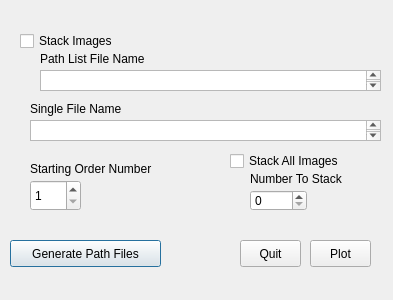
<?xml version="1.0" encoding="UTF-8"?>
<ui version="4.0">
 <class>Header</class>
 <widget class="QDialog" name="Header">
  <property name="geometry">
   <rect>
    <x>0</x>
    <y>0</y>
    <width>393</width>
    <height>300</height>
   </rect>
  </property>
  <property name="windowTitle">
   <string>Basic Spectral Plotter</string>
  </property>
  <widget class="QCheckBox" name="stackIm">
   <property name="geometry">
    <rect>
     <x>20</x>
     <y>30</y>
     <width>111</width>
     <height>22</height>
    </rect>
   </property>
   <property name="text">
    <string>Stack Images</string>
   </property>
  </widget>
  <widget class="QTextEdit" name="pathListInput">
   <property name="geometry">
    <rect>
     <x>40</x>
     <y>70</y>
     <width>341</width>
     <height>21</height>
    </rect>
   </property>
  </widget>
  <widget class="QLabel" name="pathListLabel">
   <property name="geometry">
    <rect>
     <x>40</x>
     <y>50</y>
     <width>161</width>
     <height>17</height>
    </rect>
   </property>
   <property name="text">
    <string>Path List File Name</string>
   </property>
  </widget>
  <widget class="QLabel" name="singleFileLabel">
   <property name="geometry">
    <rect>
     <x>30</x>
     <y>100</y>
     <width>121</width>
     <height>17</height>
    </rect>
   </property>
   <property name="text">
    <string>Single File Name</string>
   </property>
  </widget>
  <widget class="QTextEdit" name="singleFileInput">
   <property name="geometry">
    <rect>
     <x>30</x>
     <y>120</y>
     <width>351</width>
     <height>21</height>
    </rect>
   </property>
  </widget>
  <widget class="QSpinBox" name="numStack">
   <property name="geometry">
    <rect>
     <x>250</x>
     <y>190</y>
     <width>57</width>
     <height>21</height>
    </rect>
   </property>
  </widget>
  <widget class="QCheckBox" name="allStack">
   <property name="geometry">
    <rect>
     <x>230</x>
     <y>150</y>
     <width>141</width>
     <height>22</height>
    </rect>
   </property>
   <property name="text">
    <string>Stack All Images</string>
   </property>
  </widget>
  <widget class="QLabel" name="label_3">
   <property name="geometry">
    <rect>
     <x>250</x>
     <y>170</y>
     <width>121</width>
     <height>17</height>
    </rect>
   </property>
   <property name="text">
    <string>Number To Stack</string>
   </property>
  </widget>
  <widget class="QPushButton" name="generatePathFiles">
   <property name="geometry">
    <rect>
     <x>10</x>
     <y>240</y>
     <width>151</width>
     <height>27</height>
    </rect>
   </property>
   <property name="text">
    <string>Generate Path Files</string>
   </property>
  </widget>
  <widget class="QPushButton" name="quitBut">
   <property name="geometry">
    <rect>
     <x>240</x>
     <y>240</y>
     <width>61</width>
     <height>27</height>
    </rect>
   </property>
   <property name="text">
    <string>Quit</string>
   </property>
  </widget>
  <widget class="QPushButton" name="plotBut">
   <property name="geometry">
    <rect>
     <x>310</x>
     <y>240</y>
     <width>61</width>
     <height>27</height>
    </rect>
   </property>
   <property name="text">
    <string>Plot</string>
   </property>
  </widget>
  <widget class="QSpinBox" name="startOrd">
   <property name="geometry">
    <rect>
     <x>30</x>
     <y>180</y>
     <width>51</width>
     <height>31</height>
    </rect>
   </property>
   <property name="minimum">
    <number>1</number>
   </property>
   <property name="maximum">
    <number>62</number>
   </property>
  </widget>
  <widget class="QLabel" name="label_4">
   <property name="geometry">
    <rect>
     <x>30</x>
     <y>160</y>
     <width>161</width>
     <height>17</height>
    </rect>
   </property>
   <property name="text">
    <string>Starting Order Number</string>
   </property>
  </widget>
 </widget>
 <resources/>
 <connections/>
</ui>
